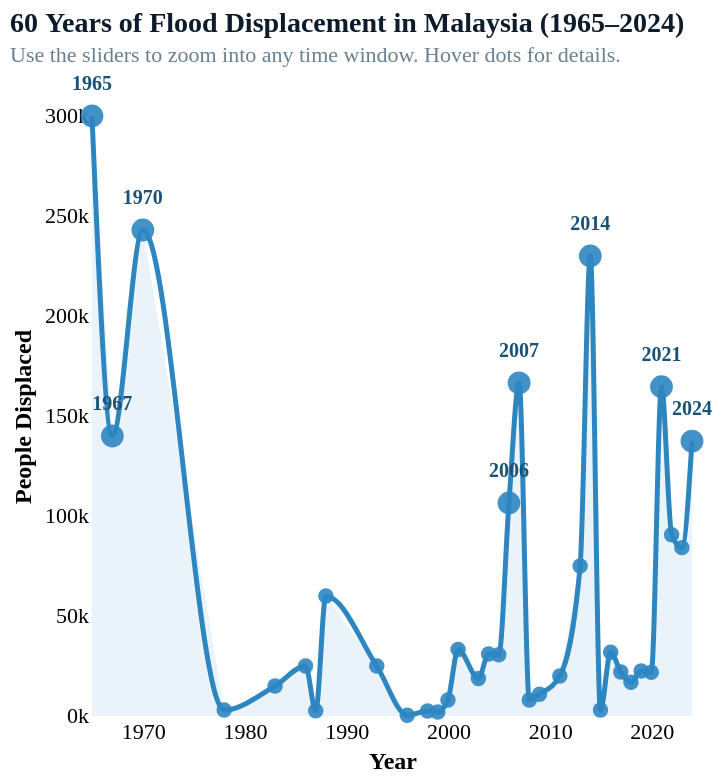

Here is the Vega-Lite specification saved for this chart:
### Vega-Lite specification from a JSON file in a GitHub repository (floating-point values rounded to 4 significant figures)
{"$schema": "https://vega.github.io/schema/vega-lite/v5.json", "title": {"text": "60 Years of Flood Displacement in Malaysia (1965–2024)", "subtitle": "Use the sliders to zoom into any time window. Hover dots for details.", "anchor": "start", "fontSize": 14, "subtitleFontSize": 11, "font": "DM Sans", "subtitleFont": "DM Sans", "color": "#0d1b2a", "subtitleColor": "#6a8090"}, "width": "container", "height": 300, "config": {"view": {"stroke": "transparent"}, "axis": {"grid": false, "domain": false, "ticks": false, "labelFont": "DM Sans", "titleFont": "DM Sans", "labelFontSize": 11, "titleFontSize": 12}, "legend": {"disable": true}}, "data": {"values": [{"Year": 1965, "Total_Affected": 300000, "Events": 1, "Deaths": 6}, {"Year": 1967, "Total_Affected": 140000, "Events": 1, "Deaths": 50}, {"Year": 1970, "Total_Affected": 243000, "Events": 1, "Deaths": 61}, {"Year": 1978, "Total_Affected": 3000, "Events": 1, "Deaths": 0}, {"Year": 1983, "Total_Affected": 15000, "Events": 1, "Deaths": 10}, {"Year": 1986, "Total_Affected": 25000, "Events": 1, "Deaths": 11}, {"Year": 1987, "Total_Affected": 2576, "Events": 1, "Deaths": 3}, {"Year": 1988, "Total_Affected": 60000, "Events": 1, "Deaths": 27}, {"Year": 1993, "Total_Affected": 25000, "Events": 1, "Deaths": 30}, {"Year": 1996, "Total_Affected": 418, "Events": 1, "Deaths": 0}, {"Year": 1998, "Total_Affected": 2500, "Events": 1, "Deaths": 0}, {"Year": 1999, "Total_Affected": 2000, "Events": 1, "Deaths": 1}, {"Year": 2000, "Total_Affected": 8000, "Events": 1, "Deaths": 12}, {"Year": 2001, "Total_Affected": 33200, "Events": 4, "Deaths": 11}, {"Year": 2003, "Total_Affected": 18800, "Events": 3, "Deaths": 8}, {"Year": 2004, "Total_Affected": 31038, "Events": 3, "Deaths": 16}, {"Year": 2005, "Total_Affected": 30600, "Events": 2, "Deaths": 13}, {"Year": 2006, "Total_Affected": 106518, "Events": 4, "Deaths": 6}, {"Year": 2007, "Total_Affected": 166533, "Events": 2, "Deaths": 46}, {"Year": 2008, "Total_Affected": 8000, "Events": 2, "Deaths": 0}, {"Year": 2009, "Total_Affected": 10875, "Events": 2, "Deaths": 0}, {"Year": 2011, "Total_Affected": 20000, "Events": 1, "Deaths": 2}, {"Year": 2013, "Total_Affected": 75000, "Events": 1, "Deaths": 4}, {"Year": 2014, "Total_Affected": 230000, "Events": 1, "Deaths": 17}, {"Year": 2015, "Total_Affected": 3000, "Events": 1, "Deaths": 1}, {"Year": 2016, "Total_Affected": 31841, "Events": 4, "Deaths": 0}, {"Year": 2017, "Total_Affected": 21981, "Events": 3, "Deaths": 9}, {"Year": 2018, "Total_Affected": 16900, "Events": 2, "Deaths": 2}, {"Year": 2019, "Total_Affected": 22477, "Events": 4, "Deaths": 2}, {"Year": 2020, "Total_Affected": 21883, "Events": 5, "Deaths": 0}, {"Year": 2021, "Total_Affected": 164641, "Events": 8, "Deaths": 79}, {"Year": 2022, "Total_Affected": 90625, "Events": 5, "Deaths": 17}, {"Year": 2023, "Total_Affected": 84187, "Events": 4, "Deaths": 6}, {"Year": 2024, "Total_Affected": 137410, "Events": 2, "Deaths": 5}]}, "params": [{"name": "year_from", "value": 1965, "bind": {"input": "range", "min": 1965, "max": 2023, "step": 1, "name": "From: "}}, {"name": "year_to", "value": 2024, "bind": {"input": "range", "min": 1966, "max": 2024, "step": 1, "name": "To:     "}}], "transform": [{"filter": "datum.Year >= year_from && datum.Year <= year_to"}], "layer": [{"mark": {"type": "area", "color": "#2e86c1", "opacity": 0.1, "line": false}, "encoding": {"x": {"field": "Year", "type": "quantitative", "scale": {"domainMin": {"expr": "year_from"}, "domainMax": {"expr": "year_to"}}, "axis": {"title": "Year", "tickCount": 8, "format": "d"}}, "y": {"field": "Total_Affected", "type": "quantitative", "axis": {"title": "People Displaced", "format": "~s", "tickCount": 5}}}}, {"mark": {"type": "line", "color": "#2e86c1", "strokeWidth": 2.5, "interpolate": "monotone"}, "encoding": {"x": {"field": "Year", "type": "quantitative", "scale": {"domainMin": {"expr": "year_from"}, "domainMax": {"expr": "year_to"}}}, "y": {"field": "Total_Affected", "type": "quantitative"}}}, {"mark": {"type": "point", "color": "#2e86c1", "filled": true, "opacity": 0.9}, "encoding": {"x": {"field": "Year", "type": "quantitative", "scale": {"domainMin": {"expr": "year_from"}, "domainMax": {"expr": "year_to"}}}, "y": {"field": "Total_Affected", "type": "quantitative"}, "size": {"condition": {"test": "datum.Total_Affected > 100000", "value": 130}, "value": 60}, "tooltip": [{"field": "Year", "type": "quantitative", "title": "Year", "format": "d"}, {"field": "Events", "type": "quantitative", "title": "Events"}, {"field": "Total_Affected", "type": "quantitative", "title": "Displaced", "format": ","}, {"field": "Deaths", "type": "quantitative", "title": "Deaths"}]}}, {"transform": [{"filter": "datum.Total_Affected > 100000"}], "mark": {"type": "text", "dy": -16, "fontSize": 10, "fontWeight": 700, "color": "#1a5276", "font": "DM Sans"}, "encoding": {"x": {"field": "Year", "type": "quantitative", "scale": {"domainMin": {"expr": "year_from"}, "domainMax": {"expr": "year_to"}}}, "y": {"field": "Total_Affected", "type": "quantitative"}, "text": {"field": "Year", "type": "quantitative", "format": "d"}}}]}
